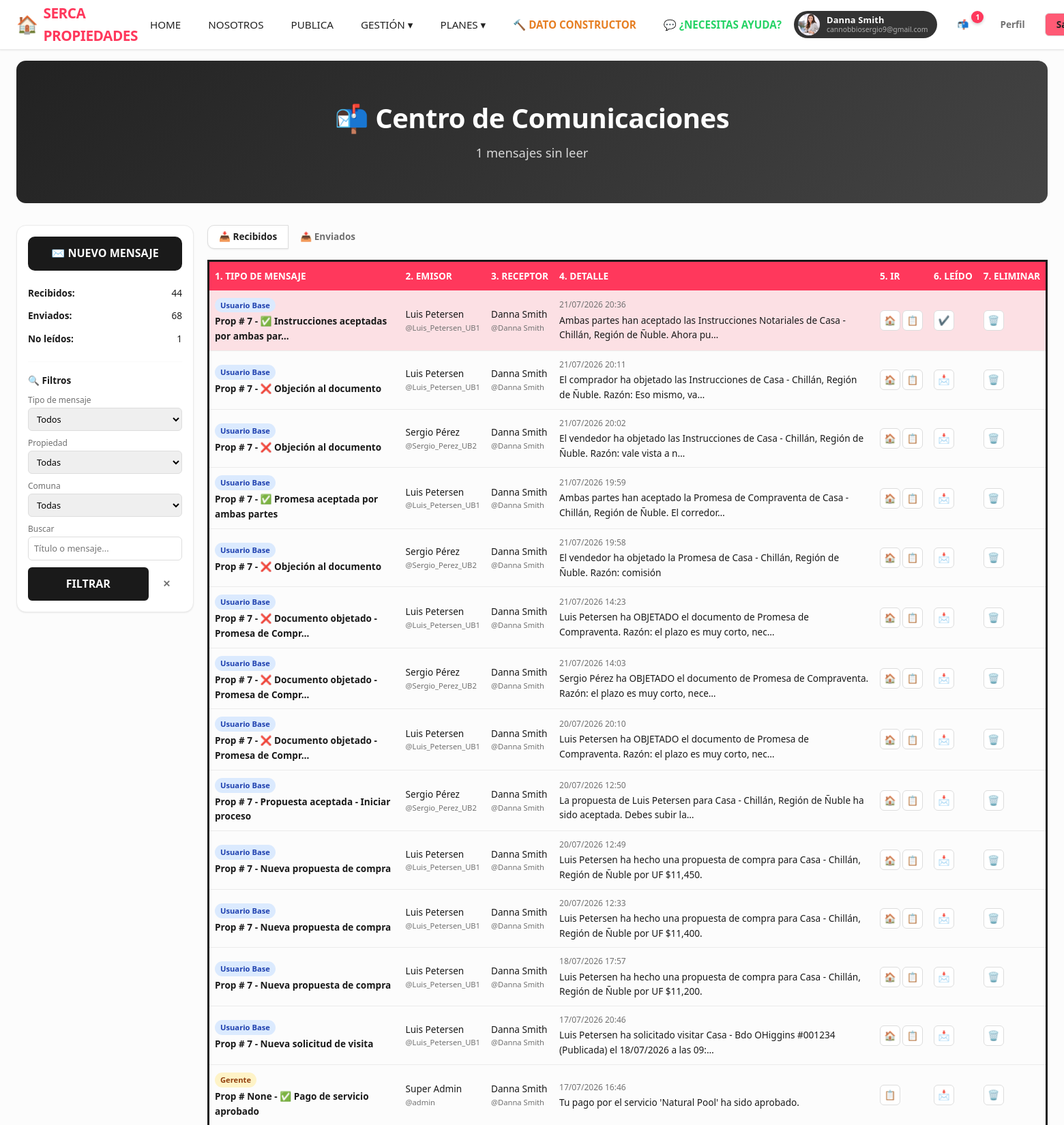
Screenshot of /com/ (signed in, upper part) with the database file from the repository.
### a00seg/models.py (models this page shows, shortened)
class User(AbstractUser):
    ROL_CHOICES = [
        ("superadmin", "Superadmin"),
        ("gerente", "Gerente"),
        ("corredor", "Corredor"),
        ("base", "Usuario Base"),
    ]
    rol = models.CharField(max_length=20, choices=ROL_CHOICES, default="base", verbose_name="Rol")
    dni = models.CharField(max_length=20, unique=True, blank=True, null=True, verbose_name="RUT/DNI")
    cel_phone = models.CharField(max_length=20, blank=True, verbose_name="Teléfono celular")
    foto = models.ImageField(
        upload_to="usuarios/",
        blank=True,
        null=True,
        verbose_name="Foto",
    )
    domicilio = models.CharField(max_length=255, blank=True, verbose_name="Domicilio")
    curriculo = models.TextField(blank=True, verbose_name="Currículo")
    comuna = models.ForeignKey(
        Comuna, on_delete=models.SET_NULL, blank=True, null=True, verbose_name="Comuna"
    )
    valido_por = models.ForeignKey(
        "self",
        on_delete=models.SET_NULL,
        blank=True,
        null=True,
        verbose_name="Validado por",
        related_name="usuarios_validados",
    ) # Permite acceder a los usuarios validados por un usuario con user.usuarios_validados.all()
    email_confirmado = models.BooleanField(default=False, verbose_name="Email confirmado") # Permite filtrar usuarios con email confirmado usando User.objects.filter(email_confirmado=True)
    class Meta:
        verbose_name = "Usuario"
        verbose_name_plural = "Usuarios"

### a01Com/models.py (models this page shows, shortened)
class Communication(models.Model):
    recipient = models.ForeignKey(
        "a00seg.User",
        on_delete=models.CASCADE,
        related_name="comunicaciones_recibidas",
        verbose_name="Destinatario",
    )
    emitter_user = models.ForeignKey(
        "a00seg.User",
        on_delete=models.CASCADE,
        related_name="comunicaciones_enviadas",
        verbose_name="Emisor",
    )
    source_type = models.CharField(
        max_length=50,
        choices=SourceTypeChoices.choices,
        verbose_name="Tipo de comunicación",
    )
    title = models.CharField(max_length=255, verbose_name="Título")
    message = models.TextField(verbose_name="Mensaje")
    property_id = models.PositiveIntegerField(blank=True, null=True, verbose_name="ID propiedad")
    related_object_id = models.PositiveIntegerField(
        blank=True, null=True, verbose_name="ID objeto relacionado"
    )
    is_read = models.BooleanField(default=False, verbose_name="Leído")
    is_deleted = models.BooleanField(default=False, verbose_name="Eliminado")
    created_at = models.DateTimeField(auto_now_add=True, verbose_name="Fecha de creación")
    updated_at = models.DateTimeField(auto_now=True, verbose_name="Fecha de actualización")
    class Meta:
        verbose_name = "Comunicación"
        verbose_name_plural = "Comunicaciones"
        ordering = ["-created_at"]

### a01Com/views.py (the view)
# urls.py: path('', views.centro_comunicaciones, name='centro_comunicaciones'),
@login_required
def centro_comunicaciones(request):
    filtro_tipo = request.GET.get("tipo", "")
    filtro_propiedad = request.GET.get("propiedad", "")
    filtro_propietario = request.GET.get("propietario", "")
    filtro_comuna = request.GET.get("comuna", "")
    filtro_q = request.GET.get("q", "").strip()
    recibidos = Communication.objects.filter(
        recipient=request.user, is_deleted=False
    ).select_related("emitter_user")
    enviados = Communication.objects.filter(
        emitter_user=request.user, is_deleted=False
    ).select_related("recipient")
    def apply_filters(qs, user_field):
        if filtro_tipo:
            qs = qs.filter(source_type=filtro_tipo)
        if filtro_propiedad:
            qs = qs.filter(property_id=filtro_propiedad)
        if filtro_q:
            qs = qs.filter(
                Q(title__icontains=filtro_q)
                | Q(message__icontains=filtro_q)
            )
        return qs
    recibidos = apply_filters(recibidos, "recipient")
    enviados = apply_filters(enviados, "emitter_user")
    no_leidos = recibidos.filter(is_read=False).count()
    from a03Prop.models import Propiedad
    from a00seg.models import Comuna
    propiedades_usuario = Propiedad.objects.filter(
        Q(dueno=request.user)
        | Q(corredores__corredor=request.user)
    ).distinct().order_by("calle")[:100]
    todas_comunas = Comuna.objects.all().order_by("nombre")
    return render(request, "comunicaciones.html", {
        "recibidos": recibidos,
        "enviados": enviados,
        "no_leidos": no_leidos,
        "filtro_tipo": filtro_tipo,
        "filtro_propiedad": filtro_propiedad,
        "filtro_propietario": filtro_propietario,
        "filtro_comuna": filtro_comuna,
        "filtro_q": filtro_q,
        "propiedades_usuario": propiedades_usuario,
        "todas_comunas": todas_comunas,
    })

### templates/comunicaciones.html (shortened to what this page needs)
{% extends "base.html" %}
{% block content %}
<div class="hero-modern">
    <h1>📬 Centro de Comunicaciones</h1>
    <p>{{ no_leidos }} mensajes sin leer</p>
</div>
<div class="card-grid" style="grid-template-columns:260px 1fr;gap:20px;">
    <div>
        <div class="card-modern">
            <div class="card-modern-body">
                <a href="{% url 'enviar_comunicacion' %}" class="btn btn-primary btn-block" style="text-decoration:none;margin-bottom:16px;">✉️ Nuevo mensaje</a>
                <div style="font-size:0.85rem;">
                    <div style="display:flex;justify-content:space-between;padding:6px 0;"><strong>Recibidos:</strong> {{ recibidos.count }}</div>
                    <div style="display:flex;justify-content:space-between;padding:6px 0;"><strong>Enviados:</strong> {{ enviados.count }}</div>
                    <div style="display:flex;justify-content:space-between;padding:6px 0;"><strong>No leídos:</strong> {{ no_leidos }}</div>
                </div>
                <hr style="margin:16px 0;border:none;border-top:1px solid var(--ds-border-light);">
                <form method="GET" action="{% url 'centro_comunicaciones' %}">
                    <div style="font-weight:600;font-size:0.85rem;margin-bottom:8px;">🔍 Filtros</div>
                    <div style="margin-bottom:8px;">
                        <label style="font-size:0.75rem;color:var(--ds-text-secondary);display:block;margin-bottom:2px;">Tipo de mensaje</label>
                        <select name="tipo" style="width:100%;padding:6px 8px;border:1px solid var(--ds-border);border-radius:6px;font-size:0.8rem;">
                            <option value="">Todos</option>
                        </select>
                    </div>
                    <div style="margin-bottom:8px;">
                        <label style="font-size:0.75rem;color:var(--ds-text-secondary);display:block;margin-bottom:2px;">Propiedad</label>
                        <select name="propiedad" style="width:100%;padding:6px 8px;border:1px solid var(--ds-border);border-radius:6px;font-size:0.8rem;">
                            <option value="">Todas</option>
                        </select>
                    </div>
                    <div style="margin-bottom:8px;">
                        <label style="font-size:0.75rem;color:var(--ds-text-secondary);display:block;margin-bottom:2px;">Comuna</label>
                        <select name="comuna" style="width:100%;padding:6px 8px;border:1px solid var(--ds-border);border-radius:6px;font-size:0.8rem;">
                            <option value="">Todas</option>
                        </select>
                    </div>
                    <div style="margin-bottom:8px;">
                        <label style="font-size:0.75rem;color:var(--ds-text-secondary);display:block;margin-bottom:2px;">Buscar</label>
                        <input type="text" name="q" value="{{ filtro_q }}" placeholder="Título o mensaje..." style="width:100%;padding:6px 8px;border:1px solid var(--ds-border);border-radius:6px;font-size:0.8rem;">
                    </div>
                    <div style="display:flex;gap:4px;margin-top:10px;">
                        <button type="submit" class="btn btn-primary btn-sm" style="flex:1;">Filtrar</button>
                        <a href="{% url 'centro_comunicaciones' %}" class="btn btn-ghost btn-sm" style="flex-shrink:0;">✕</a>
                    </div>
                </form>
            </div>
        </div>
    </div>
    <div>
        <div style="display:flex;gap:0;margin-bottom:16px;">
            <button class="btn {% if request.GET.tab == 'enviados' %}btn-ghost{% else %}btn-secondary{% endif %} btn-sm" style="border-radius:var(--ds-radius-md) 0 0 var(--ds-radius-md);" onclick="showTab('recibidos')">📥 Recibidos</button>
            <button class="btn {% if request.GET.tab == 'enviados' %}btn-secondary{% else %}btn-ghost{% endif %} btn-sm" style="border-radius:0 var(--ds-radius-md) var(--ds-radius-md) 0;" onclick="showTab('enviados')">📤 Enviados</button>
        </div>
        <div id="recibidos" class="tab-content">
            {% if recibidos %}
            <div style="overflow-x:auto;">
                <table class="com-table">
                    <thead>
                        <tr>
                            <th style="min-width:120px;">1. Tipo de mensaje</th>
                            <th style="min-width:100px;">2. Emisor</th>
                            <th style="min-width:100px;">3. Receptor</th>
                            <th style="min-width:200px;">4. Detalle</th>
                            <th style="width:50px;">5. Ir</th>
                            <th style="width:40px;">6. Leído</th>
                            <th style="width:40px;">7. Eliminar</th>
                        </tr>
                    </thead>
                    <tbody>
                        {% for com in recibidos %}
                        <tr class="{% if not com.is_read %}no-leido{% endif %}">
                            <td>
                                <span class="com-tag com-tag-{{ com.source_type }}">{{ com.get_source_type_display }}</span>
                                <div style="font-weight:600;margin-top:2px;">Prop # {{com.property_id}} - {{ com.title|truncatechars:40 }}</div>
                            </td>
                            <td>
                                <div style="white-space:nowrap;">{{ com.emitter_user.get_full_name|default:com.emitter_user.username }}</div>
                                <div style="font-size:0.7rem;color:var(--ds-text-secondary);">@{{ com.emitter_user.username }}</div>
                            </td>
                            <td>
                                <div style="white-space:nowrap;">{{ com.recipient.get_full_name|default:com.recipient.username }}</div>
                                <div style="font-size:0.7rem;color:var(--ds-text-secondary);">@{{ com.recipient.username }}</div>
                            </td>
                            <td>
                                <div style="font-size:0.75rem;color:var(--ds-text-secondary);margin-bottom:2px;">{{ com.created_at|date:"d/m/Y H:i" }}</div>
                                <div>{{ com.message|truncatechars:100 }}</div>
                            </td>
                            <td>
                                <div style="display:flex;gap:3px;flex-wrap:nowrap;">
                                    {% if com.property_id %}
                                    <a href="{% url 'detalle_propiedad' com.property_id %}" class="com-btn-icon" title="Ver propiedad">🏠</a>
                                    {% endif %}
                                    {% if com.related_object_id %}
                                    <a href="{% url 'detalle_solicitud' com.related_object_id %}" class="com-btn-icon" title="Ver solicitud">📋</a>
                                    {% endif %}
                                </div>
                            </td>
                            <td>
                                <a href="{% url 'marcar_no_leido' com.id %}" class="com-btn-icon" title="{% if com.is_read %}Marcar como no leído{% else %}Marcar como leído{% endif %}">
                                    {% if com.is_read %}📩{% else %}✔️{% endif %}
                                </a>
                            </td>
                            <td>
                                <a href="{% url 'eliminar_comunicacion' com.id %}" class="com-btn-icon danger" title="Eliminar" onclick="return confirm('¿Eliminar este mensaje?')">🗑️</a>
                            </td>
                        </tr>
                        {% endfor %}
                    </tbody>
                </table>
            </div>
            {% else %}
            <div class="empty-state-modern">No tienes mensajes recibidos{% if filtro_tipo or filtro_propiedad or filtro_q %} con los filtros aplicados{% endif %}.</div>
            {% endif %}
        </div>
    </div>
</div>
{% endblock %}

### templates/base.html (shortened to what this page needs)
{% load static %}
<!DOCTYPE html>
<html lang="es">
<head>
    <link rel="stylesheet" href="https://cdn.jsdelivr.net/npm/bootstrap-icons@1.11.3/font/bootstrap-icons.min.css">
    <link href="https://cdn.jsdelivr.net/npm/bootstrap@5.3.3/dist/css/bootstrap.min.css" rel="stylesheet">
    <link rel="stylesheet" href="{% static 'css/design-system.css' %}">
    <link rel="stylesheet" href="{% static 'css/style.css' %}">
</head>
<body>
    <nav class="navbar-modern">
        <div class="nav-container">
            <a href="{% url 'home' %}" class="nav-logo">
                <span style="font-size:1.6rem;">🏠</span>
                {{ site_name }}
            </a>
            <div class="nav-menu" id="navMenuModern">
                <a href="{% url 'home' %}" class="nav-link">Home</a>
                <a href="{% url 'nosotros' %}" class="nav-link">Nosotros</a>
                {% if user.is_authenticated %}
                    <a href="{% url 'publica' %}" class="nav-link">Publica</a>
                    <div class="nav-dropdown">
                        <a href="{% url 'gestion' %}" class="nav-link dropdown-trigger">Gestión ▾</a>
                    </div>
                {% else %}
                    <a href="{% url 'publica' %}?next=/login/" class="nav-link">Publica</a>
                {% endif %}
                <div class="nav-dropdown">
                    <a href="{% url 'planes' %}" class="nav-link dropdown-trigger">Planes ▾</a>
                </div>
                <a href="{% url 'lista_servicios' %}" class="nav-link" style="color:#e67e22;font-weight:700;">🔨 Dato Constructor</a>
                <a href="https://wa.me/56936916684?text=Hola!%20Tengo%20una%20consulta%20sobre%20SercaProp" target="_blank" class="nav-link" style="color:#25D366;font-weight:600;">💬 ¿Necesitas ayuda?</a>
            </div>
            <div class="nav-actions">
                {% if user.is_authenticated %}
                    <span id="navUserBadge">
                        {% if user.foto %}
                        <span class="navUserBadge-avatar" style="background-image:url('{{ user.foto.url }}');"></span>
                        {% endif %}
                        <span class="navUserBadge-text">
                            <span class="navUserBadge-name">{{ user.get_full_name|default:user.username }}</span>
                            <span class="navUserBadge-email">{{ user.email }}</span>
                        </span>
                    </span>
                    <a href="{% url 'centro_comunicaciones' %}" class="btn btn-ghost btn-sm" style="position:relative;">
                        📬
                        {% if cdc_no_leidos > 0 %}
                        <span style="position:absolute;top:-4px;right:-6px;background:var(--ds-primary);color:white;font-size:0.65rem;font-weight:700;width:18px;height:18px;border-radius:50%;display:flex;align-items:center;justify-content:center;box-shadow:0 2px 4px rgba(0,0,0,0.2);">
                            {{ cdc_no_leidos }}
                        </span>
                        {% endif %}
                    </a>
                    <a href="{% url 'perfil' %}" class="btn btn-ghost btn-sm">Perfil</a>
                    <a href="{% url 'logout' %}" class="btn btn-outline btn-sm">Salir</a>
                {% else %}
                    <a href="{% url 'login' %}" class="btn btn-ghost btn-sm">Ingresar</a>
                    <a href="{% url 'registro' %}" class="btn btn-primary btn-sm">Regístrate</a>
                {% endif %}
            </div>
        </div>
    </nav>
    <main style="max-width:1920px;margin:0 auto;padding:16px 24px;width:100%;">
        {% block content %}{% endblock %}
    </main>
</body>
</html>

### rows the page displays
User: foto (picture), get_full_name "Danna Smith", email "cannobbiosergio9@gmail.com"
Communication: source_type "Usuario Base", property_id "7", title "✅ Instrucciones aceptadas por ambas par…", emitter_user.get_full_name "Luis Petersen", emitter_user.username "Luis_Petersen_UB1", recipient.get_full_name "Danna Smith", recipient.username "Danna Smith", created_at "21/07/2026 20:36", message "Ambas partes han aceptado las Instrucciones Notariales de Casa - Chillán, Región de Ñuble. Ahora pu…"
Communication: source_type "Usuario Base", property_id "7", title "❌ Objeción al documento", emitter_user.get_full_name "Luis Petersen", emitter_user.username "Luis_Petersen_UB1", recipient.get_full_name "Danna Smith", recipient.username "Danna Smith", created_at "21/07/2026 20:11", message "El comprador ha objetado las Instrucciones de Casa - Chillán, Región de Ñuble. Razón: Eso mismo, va…"
Communication: source_type "Usuario Base", property_id "7", title "❌ Objeción al documento", emitter_user.get_full_name "Sergio Pérez", emitter_user.username "Sergio_Perez_UB2", recipient.get_full_name "Danna Smith", recipient.username "Danna Smith", created_at "21/07/2026 20:02", message "El vendedor ha objetado las Instrucciones de Casa - Chillán, Región de Ñuble. Razón: vale vista a n…"
Communication: source_type "Usuario Base", property_id "7", title "✅ Promesa aceptada por ambas partes", emitter_user.get_full_name "Luis Petersen", emitter_user.username "Luis_Petersen_UB1", recipient.get_full_name "Danna Smith", recipient.username "Danna Smith", created_at "21/07/2026 19:59", message "Ambas partes han aceptado la Promesa de Compraventa de Casa - Chillán, Región de Ñuble. El corredor…"
Communication: source_type "Usuario Base", property_id "7", title "❌ Objeción al documento", emitter_user.get_full_name "Sergio Pérez", emitter_user.username "Sergio_Perez_UB2", recipient.get_full_name "Danna Smith", recipient.username "Danna Smith", created_at "21/07/2026 19:58", message "El vendedor ha objetado la Promesa de Casa - Chillán, Región de Ñuble. Razón: comisión"
Communication: source_type "Usuario Base", property_id "7", title "❌ Documento objetado - Promesa de Compr…", emitter_user.get_full_name "Luis Petersen", emitter_user.username "Luis_Petersen_UB1", recipient.get_full_name "Danna Smith", recipient.username "Danna Smith", created_at "21/07/2026 14:23", message "Luis Petersen ha OBJETADO el documento de Promesa de Compraventa. Razón: el plazo es muy corto, nec…"
Communication: source_type "Usuario Base", property_id "7", title "❌ Documento objetado - Promesa de Compr…", emitter_user.get_full_name "Sergio Pérez", emitter_user.username "Sergio_Perez_UB2", recipient.get_full_name "Danna Smith", recipient.username "Danna Smith", created_at "21/07/2026 14:03", message "Sergio Pérez ha OBJETADO el documento de Promesa de Compraventa. Razón: el plazo es muy corto, nece…"
Communication: source_type "Usuario Base", property_id "7", title "❌ Documento objetado - Promesa de Compr…", emitter_user.get_full_name "Luis Petersen", emitter_user.username "Luis_Petersen_UB1", recipient.get_full_name "Danna Smith", recipient.username "Danna Smith", created_at "20/07/2026 20:10", message "Luis Petersen ha OBJETADO el documento de Promesa de Compraventa. Razón: el plazo es muy corto, nec…"
Communication: source_type "Usuario Base", property_id "7", title "Propuesta aceptada - Iniciar proceso", emitter_user.get_full_name "Sergio Pérez", emitter_user.username "Sergio_Perez_UB2", recipient.get_full_name "Danna Smith", recipient.username "Danna Smith", created_at "20/07/2026 12:50", message "La propuesta de Luis Petersen para Casa - Chillán, Región de Ñuble ha sido aceptada. Debes subir la…"
Communication: source_type "Usuario Base", property_id "7", title "Nueva propuesta de compra", emitter_user.get_full_name "Luis Petersen", emitter_user.username "Luis_Petersen_UB1", recipient.get_full_name "Danna Smith", recipient.username "Danna Smith", created_at "20/07/2026 12:49", message "Luis Petersen ha hecho una propuesta de compra para Casa - Chillán, Región de Ñuble por UF $11,450."
Communication: source_type "Usuario Base", property_id "7", title "Nueva propuesta de compra", emitter_user.get_full_name "Luis Petersen", emitter_user.username "Luis_Petersen_UB1", recipient.get_full_name "Danna Smith", recipient.username "Danna Smith", created_at "20/07/2026 12:33", message "Luis Petersen ha hecho una propuesta de compra para Casa - Chillán, Región de Ñuble por UF $11,400."
Communication: source_type "Usuario Base", property_id "7", title "Nueva propuesta de compra", emitter_user.get_full_name "Luis Petersen", emitter_user.username "Luis_Petersen_UB1", recipient.get_full_name "Danna Smith", recipient.username "Danna Smith", created_at "18/07/2026 17:57", message "Luis Petersen ha hecho una propuesta de compra para Casa - Chillán, Región de Ñuble por UF $11,200."
Communication: source_type "Usuario Base", property_id "7", title "Nueva solicitud de visita", emitter_user.get_full_name "Luis Petersen", emitter_user.username "Luis_Petersen_UB1", recipient.get_full_name "Danna Smith", recipient.username "Danna Smith", created_at "17/07/2026 20:46", message "Luis Petersen ha solicitado visitar Casa - Bdo OHiggins #001234 (Publicada) el 18/07/2026 a las 09:…"
Communication: source_type "Gerente", property_id "None", title "✅ Pago de servicio aprobado", emitter_user.get_full_name "Super Admin", emitter_user.username "admin", recipient.get_full_name "Danna Smith", recipient.username "Danna Smith", created_at "17/07/2026 16:46", message "Tu pago por el servicio 'Natural Pool' ha sido aprobado."

### other values shown
{{ site_name }} "SERCA PROPIEDADES"
{{ cdc_no_leidos }} "1"
{{ no_leidos }} "1"
{{ recibidos.count }} "44"
{{ enviados.count }} "68"
